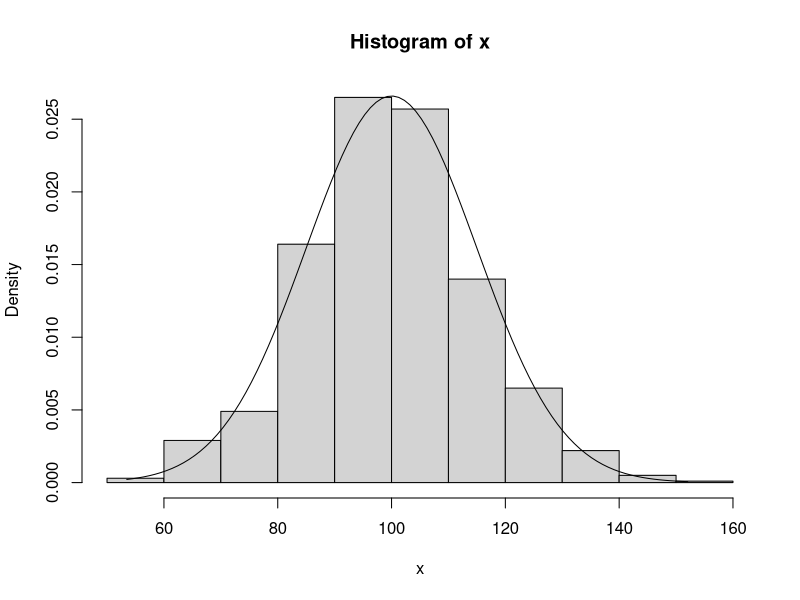

Write R code to recreate this figure.
#Normal Distribution - Density

#Density
#dnorm is the R function that calculates the p. d. f. f of the normal distribution. As with pnorm and qnorm, optional arguments specify the mean and standard deviation of the distribution.

#There's not much need for this function in doing calculations, because you need to do integrals to use any p. d. f., and R doesn't do integrals. In fact, there's not much use for the "d" function for any continuous distribution (discrete distributions are entirely another matter, for them the "d" functions are very useful, see the section about dbinom).

#For an example of the use of pnorm, see the following section.

#Random Variates
#rnorm is the R function that simulates random variates having a specified normal distribution. As with pnorm, qnorm, and dnorm, optional arguments specify the mean and standard deviation of the distribution.

x <- rnorm(1000, mean=100, sd=15)
hist(x, probability=TRUE)
xx <- seq(min(x), max(x), length=100)
lines(xx, dnorm(xx, mean=100, sd=15))

#This generates 1000 i. i. d. normal random numbers (first line), plots their histogram (second line), and graphs the p. d. f. of the same normal distribution (third and forth lines).
